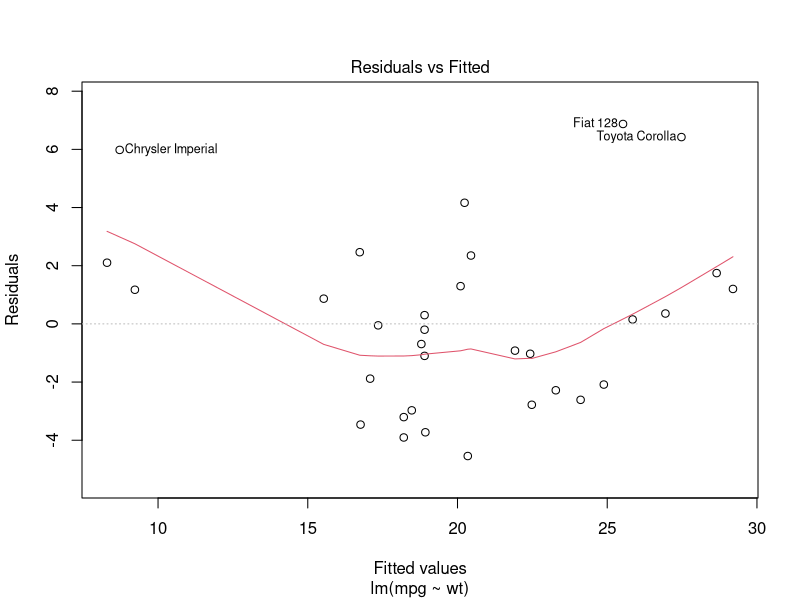

The R script that drew this image: (Note: this script raises an error after producing the figure.)

lm.1=lm(mpg ~ wt,data=mtcars)

My.Mod=lm.1

plot(My.Mod,which=1)

D1  = augment(My.Mod) %>% 
  ggplot(aes(x=.fitted,y=.std.resid)) +
  geom_point() +
  geom_smooth(se=FALSE,colour="red",size=.25) +
  geom_hline(yintercept=0,linetype=3) +
  labs(title="Residuls vs Fitted",subtitle=My.Mod$call)


###

D1


